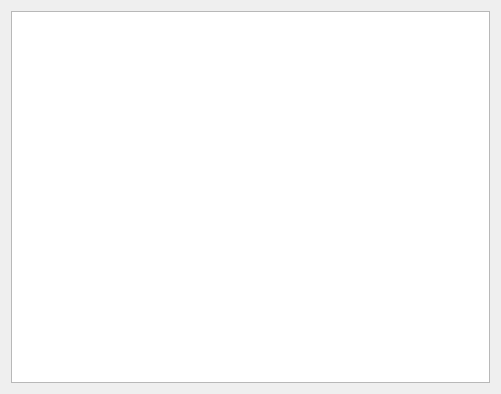
<ui version="4.0" stdsetdef="1" >
  <author></author>
  <comment></comment>
  <exportmacro></exportmacro>
  <class>DVisu</class>
  <widget class="QWidget" name="DVisu" >
    <property name="geometry" >
      <rect>
        <x>0</x>
        <y>0</y>
        <width>501</width>
        <height>394</height>
      </rect>
    </property>
    <property name="windowTitle" >
      <string>Visualisation Include Materiau</string>
    </property>
    <layout class="QGridLayout" >
      <item row="0" column="0" >
        <widget class="QTextBrowser" name="TB" />
      </item>
    </layout>
  </widget>
  <layoutdefault spacing="6" margin="11" />
  <pixmapfunction>qPixmapFromMimeSource</pixmapfunction>
</ui>
